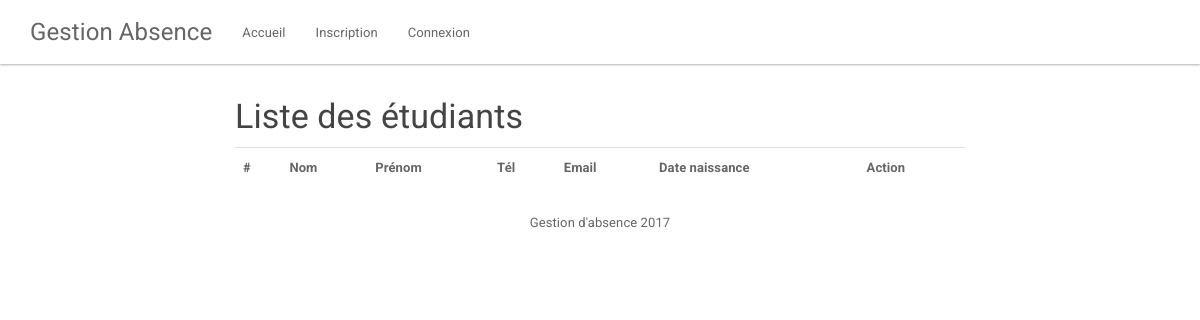
The page /etudiants.php on the database as committed earlier.
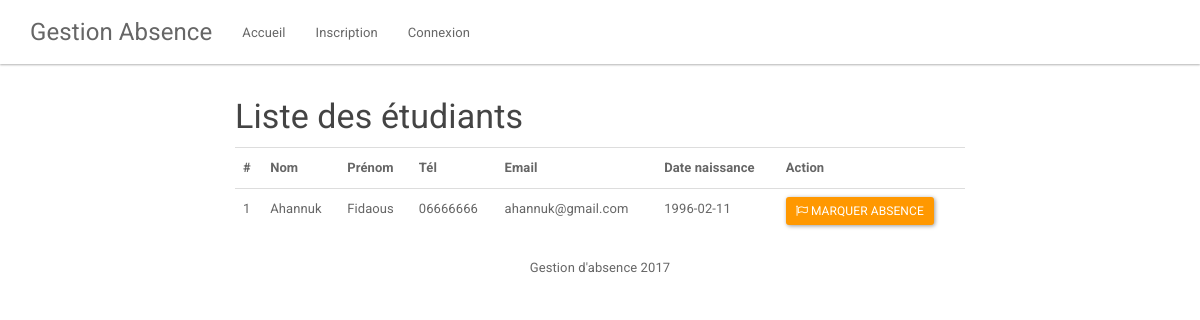
The same page on the database as committed later.
### tables this page shows
CREATE TABLE IF NOT EXISTS `etudiant` (
  `id` int(11) NOT NULL AUTO_INCREMENT,
  `id_user` int(11) NOT NULL,
  `cin` varchar(255) NOT NULL,
  `nom` varchar(255) NOT NULL,
  `cne` varchar(255) NOT NULL,
  `prenom` varchar(255) NOT NULL,
  `date_naissance` date NOT NULL,
  `adresse` text NOT NULL,
  `lieu_naissance` varchar(255) NOT NULL,
  `telephone` varchar(255) NOT NULL,
  `email` varchar(255) NOT NULL,
  PRIMARY KEY (`id`),
  KEY `id_user` (`id_user`)
);

### files/database.php (called while the page is built, shortened)
<?php
class Db {
    private $host = "127.0.0.1";
    private $username  = "root";
    private  $password = "";
    private $database = "gab";
    public  function __construct ($host = null,$username = null ,$password = null ,$database = null ) {
        try{
            $this->db = new PDO("mysql:host=".$this->host .";dbname=".$this->database, $this->username, $this->password,
                array (
                    PDO::MYSQL_ATTR_INIT_COMMAND => 'SET NAMES UTF8',
                    PDO::ATTR_ERRMODE => PDO::ERRMODE_WARNING
                )
            );
        }catch(PDOException $e){
            echo ($e->getMessage());
        }
    }
}

### files/Etudiant.php (called while the page is built, shortened)
<?php
class Etudiant extends Db {
    public function listEtudiants()
    {
        $sttm = $this->db->prepare("SELECT e.id, e.nom, e.prenom, e.email, e.cne, e.date_naissance, e.telephone, e.email FROM etudiant e LEFT JOIN module m on m.enseigne_par=:id_enseignant");
        $sttm->bindParam(':id_enseignant', $_SESSION["id"]);
        if($sttm->execute())
        {
            $students = $sttm->fetchAll();
            return $students;
        }
        return $students;
    }
}

### etudiants.php (the view)
<?php
    require_once "header.php";
    require "./files/Etudiant.php";
    $student = new Etudiant();
    $students = $student->listEtudiants();
?>
<div class="container">
    <div class="col-md-8 col-md-offset-2">
        <h3>Liste des étudiants</h3>
        <table class="table">
            <tr>
                <th>#</th>
                <th>Nom</th>
                <th>Prénom</th>
                <th>Tél</th>
                <th>Email</th>
                <th>Date naissance</th>
                <th>Action</th>
            </tr>
            <?php foreach($students as $s): ?>
            <tr>
                <td><?=$s["id"] ?></td>
                <td><?=$s["nom"] ?></td>
                <td><?=$s["prenom"] ?></td>
                <td><?=$s["telephone"] ?></td>
                <td><?=$s["email"] ?></td>
                <td><?=$s["date_naissance"] ?></td>
                <td><a href="marquer_absence.php?id=<?=$s['id'] ?>" class="btn btn-sm btn-warning"><i class="fa fa-flag-o"></i> Marquer absence</a></td>
            </tr>
            <?php endforeach; ?>
        </table>
    </div>
</div>
<?php require_once "footer.php" ?>

### header.php (shortened to what this page needs)
<?php
    require "./files/database.php";
?>
<!DOCTYPE html>
<html>
<head>
    <link rel="stylesheet" href="./css/bootstrap.min.css" >
    <link rel="stylesheet" href="./css/font-awesome.min.css" >
    <link rel="stylesheet"  href="./css/styles.css" >
</head>
<body>
<nav class="navbar navbar-default navbar-fixed-top">
    <div class="container">
        <div class="navbar-header">
            <a class="navbar-brand" href="index.php">Gestion Absence</a>
        </div>
        <div class="collapse navbar-collapse" id="bs-example-navbar-collapse-1">
            <ul class="nav navbar-nav">
                <li><a href="index.php">Accueil</a></li>
                <?php if(!isset($_SESSION["login"])): ?>
                    <li><a href="signup.php">Inscription</a></li>
                    <li><a href="login.php">Connexion</a></li>
                <?php endif ?>
            </ul>
        </div>
    </div>
</nav>

### footer.php (shortened to what this page needs)
<footer>
    <p class="text-center">Gestion d'absence 2017 </p>
</footer>
</body>
</html>

### css/styles.css (style rules this page uses)
body { padding-top: 75px; }

Rows that differ between the two databases and show on the page:
added etudiant: id "1", nom "Ahannuk", prenom "Fidaous", telephone "06666666", email "ahannuk@gmail.com", date_naissance "1996-02-11"
